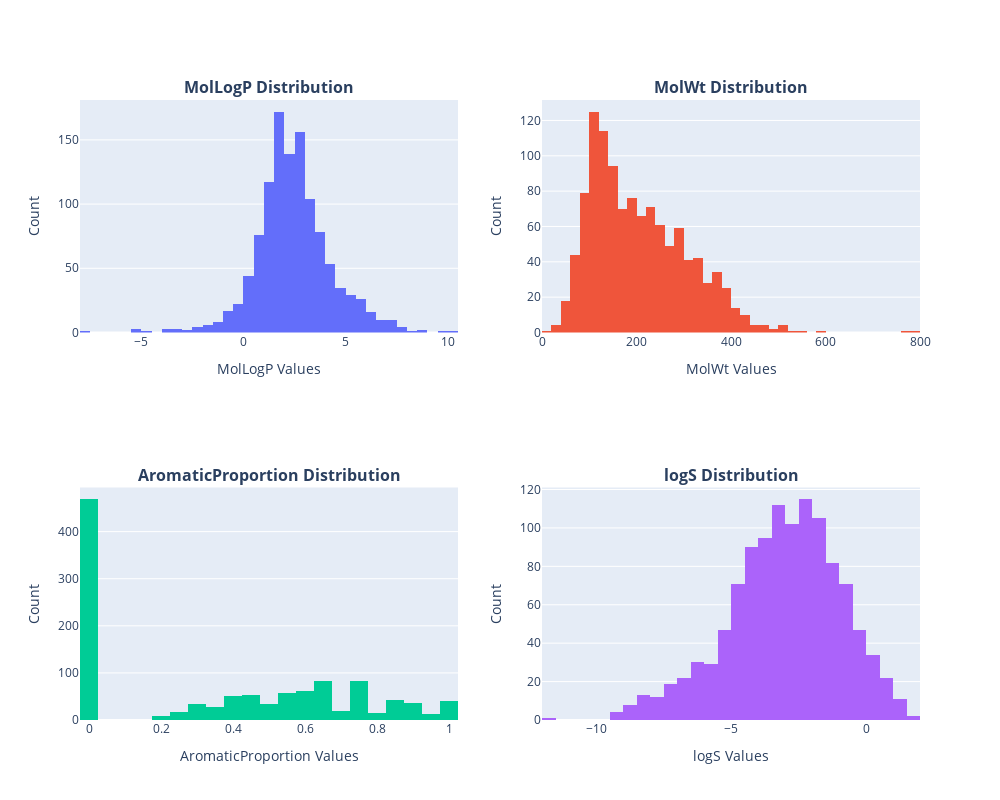

Write notebook code for a chart like this one.
### Markdown cell above
### Plotly Plots

### Code cell
subplot_row_col = []
for row in range (1, 3):
    for col in range (1, 3):
        subplot_row_col.append([row, col])
        
cols = ["MolLogP", "MolWt", "AromaticProportion", "logS"]


fig = make_subplots(rows=2, cols=2, 
                    subplot_titles=("<b>MolLogP Distribution</b>", "<b>MolWt Distribution</b>",
                                    "<b>AromaticProportion Distribution</b>", "<b>logS Distribution</b>"))

for i in subplot_row_col:
    col_name = cols.pop(0)
    fig.add_trace(
    go.Histogram(x=solubility_data[col_name]),
        row=i[0], col=i[1]
    )
    fig.update_xaxes(title_text=f"{col_name} Values", row=i[0], col=i[1])
    fig.update_yaxes(title_text="Count", row=i[0], col=i[1])
    
fig.update_layout(
    width=1000,
    height=800,
    showlegend=False
)

### Figure 1 — Plotly figure (JSON) as saved in the notebook; plotly's stock layout.template omitted (floating-point values rounded to 4 significant figures; data arrays with more than 128 entries replaced by an {"elided": "..."} marker saying what was removed)
{"data": [{"type": "histogram", "x": {"elided": "1144 float values"}, "xaxis": "x", "yaxis": "y"}, {"type": "histogram", "x": {"elided": "1144 float values"}, "xaxis": "x2", "yaxis": "y2"}, {"type": "histogram", "x": {"elided": "1144 float values"}, "xaxis": "x3", "yaxis": "y3"}, {"type": "histogram", "x": {"elided": "1144 float values"}, "xaxis": "x4", "yaxis": "y4"}], "layout": {"annotations": [{"font": {"size": 16}, "showarrow": false, "text": "<b>MolLogP Distribution</b>", "x": 0.225, "xanchor": "center", "xref": "paper", "y": 1, "yanchor": "bottom", "yref": "paper"}, {"font": {"size": 16}, "showarrow": false, "text": "<b>MolWt Distribution</b>", "x": 0.775, "xanchor": "center", "xref": "paper", "y": 1, "yanchor": "bottom", "yref": "paper"}, {"font": {"size": 16}, "showarrow": false, "text": "<b>AromaticProportion Distribution</b>", "x": 0.225, "xanchor": "center", "xref": "paper", "y": 0.375, "yanchor": "bottom", "yref": "paper"}, {"font": {"size": 16}, "showarrow": false, "text": "<b>logS Distribution</b>", "x": 0.775, "xanchor": "center", "xref": "paper", "y": 0.375, "yanchor": "bottom", "yref": "paper"}], "height": 800, "showlegend": false, "width": 1000, "xaxis": {"anchor": "y", "domain": [0, 0.45], "title": {"text": "MolLogP Values"}}, "xaxis2": {"anchor": "y2", "domain": [0.55, 1], "title": {"text": "MolWt Values"}}, "xaxis3": {"anchor": "y3", "domain": [0, 0.45], "title": {"text": "AromaticProportion Values"}}, "xaxis4": {"anchor": "y4", "domain": [0.55, 1], "title": {"text": "logS Values"}}, "yaxis": {"anchor": "x", "domain": [0.625, 1], "title": {"text": "Count"}}, "yaxis2": {"anchor": "x2", "domain": [0.625, 1], "title": {"text": "Count"}}, "yaxis3": {"anchor": "x3", "domain": [0, 0.375], "title": {"text": "Count"}}, "yaxis4": {"anchor": "x4", "domain": [0, 0.375], "title": {"text": "Count"}}}}
